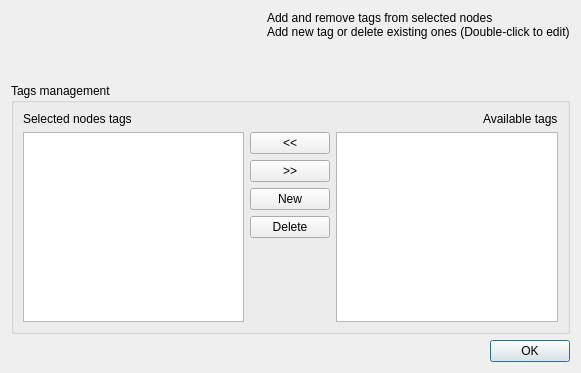
<?xml version="1.0" encoding="UTF-8"?>
<ui version="4.0">
 <class>Tags</class>
 <widget class="QDialog" name="Tags">
  <property name="geometry">
   <rect>
    <x>0</x>
    <y>0</y>
    <width>581</width>
    <height>373</height>
   </rect>
  </property>
  <property name="windowTitle">
   <string>Tags management</string>
  </property>
  <layout class="QGridLayout" name="gridLayout">
   <property name="sizeConstraint">
    <enum>QLayout::SetDefaultConstraint</enum>
   </property>
   <item row="0" column="0">
    <layout class="QHBoxLayout" name="horizontalLayout_21">
     <property name="sizeConstraint">
      <enum>QLayout::SetFixedSize</enum>
     </property>
     <item>
      <widget class="QLabel" name="label_11">
       <property name="text">
        <string/>
       </property>
       <property name="pixmap">
        <pixmap resource="gui.qrc">:/tag</pixmap>
       </property>
      </widget>
     </item>
     <item>
      <layout class="QVBoxLayout" name="verticalLayout_26">
       <item>
        <widget class="QLabel" name="label_12">
         <property name="text">
          <string>Add and remove tags from selected nodes
Add new tag or delete existing ones (Double-click to edit)</string>
         </property>
        </widget>
       </item>
       <item>
        <spacer name="verticalSpacer_16">
         <property name="orientation">
          <enum>Qt::Vertical</enum>
         </property>
         <property name="sizeHint" stdset="0">
          <size>
           <width>20</width>
           <height>40</height>
          </size>
         </property>
        </spacer>
       </item>
      </layout>
     </item>
    </layout>
   </item>
   <item row="1" column="0">
    <widget class="QGroupBox" name="groupBox">
     <property name="autoFillBackground">
      <bool>true</bool>
     </property>
     <property name="title">
      <string>Tags management</string>
     </property>
     <property name="flat">
      <bool>false</bool>
     </property>
     <property name="checkable">
      <bool>false</bool>
     </property>
     <layout class="QVBoxLayout" name="verticalLayout_29">
      <item>
       <layout class="QHBoxLayout" name="horizontalLayout" stretch="1,0">
        <item>
         <widget class="QLabel" name="selectedLabel">
          <property name="text">
           <string>Selected nodes tags</string>
          </property>
         </widget>
        </item>
        <item>
         <widget class="QLabel" name="availableLabel">
          <property name="text">
           <string>Available tags</string>
          </property>
         </widget>
        </item>
       </layout>
      </item>
      <item>
       <layout class="QHBoxLayout" name="horizontalLayout_23">
        <item>
         <widget class="QListWidget" name="selectedTags"/>
        </item>
        <item>
         <layout class="QVBoxLayout" name="verticalLayout_30">
          <item>
           <widget class="QPushButton" name="addTagNodesButton">
            <property name="text">
             <string notr="true">&lt;&lt;</string>
            </property>
           </widget>
          </item>
          <item>
           <widget class="QPushButton" name="removeTagNodesButton">
            <property name="text">
             <string notr="true">&gt;&gt;</string>
            </property>
           </widget>
          </item>
          <item>
           <widget class="QPushButton" name="newTagButton">
            <property name="text">
             <string notr="true">New</string>
            </property>
            <property name="icon">
             <iconset resource="gui.qrc">
              <normaloff>:/add.png</normaloff>:/add.png</iconset>
            </property>
           </widget>
          </item>
          <item>
           <widget class="QPushButton" name="deleteTagButton">
            <property name="text">
             <string notr="true">Delete</string>
            </property>
            <property name="icon">
             <iconset resource="gui.qrc">
              <normaloff>:/cancel.png</normaloff>:/cancel.png</iconset>
            </property>
           </widget>
          </item>
          <item>
           <spacer name="verticalSpacer_18">
            <property name="orientation">
             <enum>Qt::Vertical</enum>
            </property>
            <property name="sizeHint" stdset="0">
             <size>
              <width>20</width>
              <height>40</height>
             </size>
            </property>
           </spacer>
          </item>
         </layout>
        </item>
        <item>
         <widget class="QListWidget" name="allTags"/>
        </item>
       </layout>
      </item>
     </layout>
    </widget>
   </item>
   <item row="2" column="0">
    <widget class="QDialogButtonBox" name="buttonBox_6">
     <property name="orientation">
      <enum>Qt::Horizontal</enum>
     </property>
     <property name="standardButtons">
      <set>QDialogButtonBox::Ok</set>
     </property>
    </widget>
   </item>
  </layout>
 </widget>
 <resources>
  <include location="gui.qrc"/>
  <include location="gui.qrc"/>
 </resources>
 <connections>
  <connection>
   <sender>buttonBox_6</sender>
   <signal>accepted()</signal>
   <receiver>Tags</receiver>
   <slot>accept()</slot>
   <hints>
    <hint type="sourcelabel">
     <x>449</x>
     <y>403</y>
    </hint>
    <hint type="destinationlabel">
     <x>267</x>
     <y>213</y>
    </hint>
   </hints>
  </connection>
  <connection>
   <sender>buttonBox_6</sender>
   <signal>rejected()</signal>
   <receiver>Tags</receiver>
   <slot>reject()</slot>
   <hints>
    <hint type="sourcelabel">
     <x>449</x>
     <y>403</y>
    </hint>
    <hint type="destinationlabel">
     <x>267</x>
     <y>213</y>
    </hint>
   </hints>
  </connection>
 </connections>
</ui>
